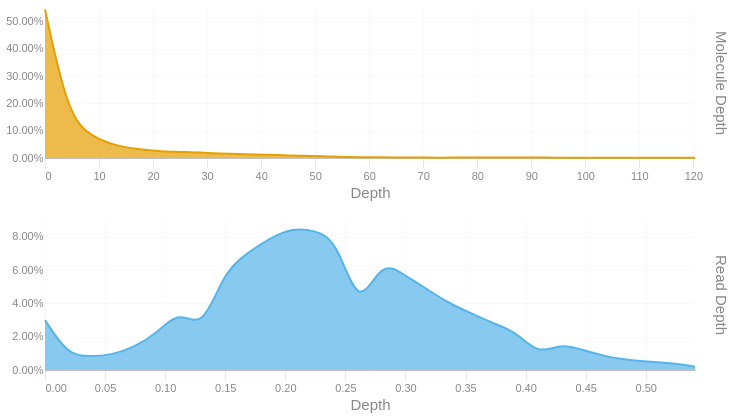

This figure's notebook cell:
### Code cell
readdep = depth_hist(tb['Read Depth'], q99, 3)
readdep = readdep.with_columns(pl.lit('Read Depth').alias('Metric'))
if not SKIPLR:
    moldep = depth_hist(tb['Molecule Depth'], mol_q99, 1)
    moldep = moldep.with_columns(pl.lit('Molecule Depth').alias('Metric'))
    _hist = pl.concat([readdep, moldep])
    _hist = _hist.filter(pl.col('Proportion') != 0)
    with SafeRender(_hist):
        (
            alt.Chart(_hist)        
            .mark_area(interpolate = "basis")
            .encode(
                x=alt.X('Bin:Q').scale(domainMin=0).axis(alt.Axis(title='Depth')),
                y = alt.Y('Proportion:Q', title = None).axis(format = '.2%'),
                color = alt.Color('Metric:N').legend(None),
                row = alt.Row("Metric:N").header(title = None, labelOrient = 'right'),
                tooltip = [
                    alt.Tooltip("Metric:N", title = "Metric"),
                    alt.Tooltip('Interval:N', title = "Depth Interval"),
                    alt.Tooltip('Proportion:Q', title = "% Alignments").format('.2%')
                ]
            )
            .resolve_scale(x='independent', y='independent')
            .properties(
                height = 150, width = 650,
                usermeta={'embedOptions': {'downloadFileName': f'{samplename}.depth.hist'}}
            )
        ).display()
else:
    readdep = readdep.filter(pl.col('Proportion') != 0)
    with SafeRender(readdep):
        (
            alt.Chart(readdep)        
            .mark_area(interpolate = "basis")
            .encode(
                x=alt.X('Bin:Q').scale(domainMin=0).axis(alt.Axis(title='Depth')),
                y = alt.Y('Proportion:Q', title = None).axis(format = '.2%'),
                tooltip = [
                    alt.Tooltip('Interval:N', title = "Depth Interval"),
                    alt.Tooltip('Proportion:Q', title = "% Alignments").format('.2%')
                ]
            )
            .properties(
                usermeta={'embedOptions': {'downloadFileName': f'{samplename}.depth.hist'}}
            )
        ).display()

### Figure 1 — Vega-Lite specification as saved in the notebook (floating-point values rounded to 4 significant figures)
{"width": 650, "height": 150, "config": {"title": {"anchor": "start", "dy": -15, "fontSize": 18, "color": "#888888", "subtitleColor": "#888888", "subtitleFontSize": 14}, "arc": {"fill": "#0072B2"}, "axis": {"domainColor": "#888888", "domainWidth": 0.5, "gridWidth": 0.2, "grid": false, "titleFontWeight": 400, "titleFontSize": 15, "labelFontSize": 11, "labelColor": "#888888", "tickColor": "#888888", "tickWidth": 0.2, "titleColor": "#888888"}, "axisBand": {"grid": false}, "axisX": {"grid": true, "tickSize": 10, "domainCap": "round"}, "axisY": {"domain": false, "grid": true, "tickSize": 0, "domainCap": "round"}, "background": "transparent", "header": {"labelFontSize": 15, "labelColor": "#888888", "titleFontSize": 15, "titleFontWeight": 600, "titleColor": "#888888"}, "legend": {"labelFont": "sans-serif", "labelFontSize": 12, "labelColor": "#888888", "symbolSize": 100, "symbolType": "circle", "titleFontSize": 12, "titlePadding": 10, "titleColor": "#888888", "title": null}, "range": {"category": ["#E69F00", "#56B4E9", "#009E73", "#F0E442", "#0072B2", "#D55E00", "#CC79A7", "#000000"], "diverging": ["#cfe8f3", "#a2d4ec", "#73bfe2", "#46abdb", "#1696d2", "#12719e"]}, "area": {"fill": "#0072B2", "fillOpacity": 0.7, "line": true, "strokeOpacity": 0.7}, "line": {"color": "#0072B2", "stroke": "#0072B2", "strokeWidth": 2}, "trail": {"color": "#0072B2", "stroke": "#0072B2", "strokeWidth": 0, "size": 1}, "point": {"filled": true, "fillOpacity": 1.0, "size": 95}, "text": {"color": "#888888", "fontSize": 11, "align": "right", "fontWeight": 400, "size": 11}, "bar": {"fill": "#0072B2", "stroke": null}, "view": {"stroke": null, "continuousWidth": 660, "continuousHeight": 400}}, "data": {"name": "data-7458a5638e53898f8084dda45b0b195b"}, "mark": {"type": "area", "interpolate": "basis"}, "encoding": {"color": {"field": "Metric", "legend": null, "type": "nominal"}, "row": {"field": "Metric", "header": {"title": null, "labelOrient": "right"}, "type": "nominal"}, "tooltip": [{"field": "Metric", "title": "Metric", "type": "nominal"}, {"field": "Interval", "title": "Depth Interval", "type": "nominal"}, {"field": "Proportion", "format": ".2%", "title": "% Alignments", "type": "quantitative"}], "x": {"axis": {"title": "Depth"}, "field": "Bin", "scale": {"domainMin": 0}, "type": "quantitative"}, "y": {"axis": {"format": ".2%"}, "field": "Proportion", "title": null, "type": "quantitative"}}, "resolve": {"scale": {"x": "independent", "y": "independent"}}, "usermeta": {"embedOptions": {"downloadFileName": "S1_Musquodoboit_005.depth.hist"}}, "$schema": "https://vega.github.io/schema/vega-lite/v6.1.0.json", "datasets": {"data-7458a5638e53898f8084dda45b0b195b": [{"Bin": 0.0, "Interval": "0.0-0.019", "Proportion": 0.03, "Metric": "Read Depth"}, {"Bin": 0.019, "Interval": "0.019-0.037", "Proportion": 0.009, "Metric": "Read Depth"}, {"Bin": 0.037, "Interval": "0.037-0.056", "Proportion": 0.008, "Metric": "Read Depth"}, {"Bin": 0.056, "Interval": "0.056-0.075", "Proportion": 0.009, "Metric": "Read Depth"}, {"Bin": 0.075, "Interval": "0.075-0.093", "Proportion": 0.014, "Metric": "Read Depth"}, {"Bin": 0.093, "Interval": "0.093-0.112", "Proportion": 0.022, "Metric": "Read Depth"}, {"Bin": 0.112, "Interval": "0.112-0.131", "Proportion": 0.036, "Metric": "Read Depth"}, {"Bin": 0.131, "Interval": "0.131-0.149", "Proportion": 0.024, "Metric": "Read Depth"}, {"Bin": 0.149, "Interval": "0.149-0.168", "Proportion": 0.059, "Metric": "Read Depth"}, {"Bin": 0.168, "Interval": "0.168-0.187", "Proportion": 0.07, "Metric": "Read Depth"}, {"Bin": 0.187, "Interval": "0.187-0.205", "Proportion": 0.079, "Metric": "Read Depth"}, {"Bin": 0.205, "Interval": "0.205-0.224", "Proportion": 0.085, "Metric": "Read Depth"}, {"Bin": 0.224, "Interval": "0.224-0.243", "Proportion": 0.084, "Metric": "Read Depth"}, {"Bin": 0.243, "Interval": "0.243-0.261", "Proportion": 0.078, "Metric": "Read Depth"}, {"Bin": 0.261, "Interval": "0.261-0.28", "Proportion": 0.035, "Metric": "Read Depth"}, {"Bin": 0.28, "Interval": "0.28-0.299", "Proportion": 0.066, "Metric": "Read Depth"}, {"Bin": 0.299, "Interval": "0.299-0.317", "Proportion": 0.057, "Metric": "Read Depth"}, {"Bin": 0.317, "Interval": "0.317-0.336", "Proportion": 0.049, "Metric": "Read Depth"}, {"Bin": 0.336, "Interval": "0.336-0.355", "Proportion": 0.04, "Metric": "Read Depth"}, {"Bin": 0.355, "Interval": "0.355-0.373", "Proportion": 0.034, "Metric": "Read Depth"}, {"Bin": 0.373, "Interval": "0.373-0.392", "Proportion": 0.028, "Metric": "Read Depth"}, {"Bin": 0.392, "Interval": "0.392-0.411", "Proportion": 0.023, "Metric": "Read Depth"}, {"Bin": 0.411, "Interval": "0.411-0.429", "Proportion": 0.009, "Metric": "Read Depth"}, {"Bin": 0.429, "Interval": "0.429-0.448", "Proportion": 0.016, "Metric": "Read Depth"}, {"Bin": 0.448, "Interval": "0.448-0.467", "Proportion": 0.012, "Metric": "Read Depth"}, {"Bin": 0.467, "Interval": "0.467-0.485", "Proportion": 0.008, "Metric": "Read Depth"}, {"Bin": 0.485, "Interval": "0.485-0.504", "Proportion": 0.006, "Metric": "Read Depth"}, {"Bin": 0.504, "Interval": "0.504-0.523", "Proportion": 0.005, "Metric": "Read Depth"}, {"Bin": 0.523, "Interval": "0.523-0.541", "Proportion": 0.004, "Metric": "Read Depth"}, {"Bin": 0.541, "Interval": "0.541-0.56", "Proportion": 0.002, "Metric": "Read Depth"}, {"Bin": 0.0, "Interval": "0.0-4.3", "Proportion": 0.545, "Metric": "Molecule Depth"}, {"Bin": 4.3, "Interval": "4.3-8.6", "Proportion": 0.153, "Metric": "Molecule Depth"}, {"Bin": 8.6, "Interval": "8.6-12.9", "Proportion": 0.079, "Metric": "Molecule Depth"}, {"Bin": 12.9, "Interval": "12.9-17.2", "Proportion": 0.046, "Metric": "Molecule Depth"}, {"Bin": 17.2, "Interval": "17.2-21.5", "Proportion": 0.032, "Metric": "Molecule Depth"}, {"Bin": 21.5, "Interval": "21.5-25.8", "Proportion": 0.024, "Metric": "Molecule Depth"}, {"Bin": 25.8, "Interval": "25.8-30.1", "Proportion": 0.023, "Metric": "Molecule Depth"}, {"Bin": 30.1, "Interval": "30.1-34.4", "Proportion": 0.018, "Metric": "Molecule Depth"}, {"Bin": 34.4, "Interval": "34.4-38.7", "Proportion": 0.015, "Metric": "Molecule Depth"}, {"Bin": 38.7, "Interval": "38.7-43.0", "Proportion": 0.013, "Metric": "Molecule Depth"}, {"Bin": 43.0, "Interval": "43.0-47.2", "Proportion": 0.011, "Metric": "Molecule Depth"}, {"Bin": 47.2, "Interval": "47.2-51.5", "Proportion": 0.008, "Metric": "Molecule Depth"}, {"Bin": 51.5, "Interval": "51.5-55.8", "Proportion": 0.007, "Metric": "Molecule Depth"}, {"Bin": 55.8, "Interval": "55.8-60.1", "Proportion": 0.003, "Metric": "Molecule Depth"}, {"Bin": 60.1, "Interval": "60.1-64.4", "Proportion": 0.003, "Metric": "Molecule Depth"}, {"Bin": 64.4, "Interval": "64.4-68.7", "Proportion": 0.002, "Metric": "Molecule Depth"}, {"Bin": 68.7, "Interval": "68.7-73.0", "Proportion": 0.002, "Metric": "Molecule Depth"}, {"Bin": 73.0, "Interval": "73.0-77.3", "Proportion": 0.001, "Metric": "Molecule Depth"}, {"Bin": 77.3, "Interval": "77.3-81.6", "Proportion": 0.002, "Metric": "Molecule Depth"}, {"Bin": 81.6, "Interval": "81.6-85.9", "Proportion": 0.002, "Metric": "Molecule Depth"}, {"Bin": 85.9, "Interval": "85.9-90.2", "Proportion": 0.002, "Metric": "Molecule Depth"}, {"Bin": 90.2, "Interval": "90.2-94.5", "Proportion": 0.002, "Metric": "Molecule Depth"}, {"Bin": 94.5, "Interval": "94.5-98.8", "Proportion": 0.001, "Metric": "Molecule Depth"}, {"Bin": 98.8, "Interval": "98.8-103.1", "Proportion": 0.001, "Metric": "Molecule Depth"}, {"Bin": 103.1, "Interval": "103.1-107.4", "Proportion": 0.001, "Metric": "Molecule Depth"}, {"Bin": 107.4, "Interval": "107.4-111.7", "Proportion": 0.001, "Metric": "Molecule Depth"}, {"Bin": 116.0, "Interval": "116.0-120.3", "Proportion": 0.001, "Metric": "Molecule Depth"}, {"Bin": 120.3, "Interval": "120.3-124.6", "Proportion": 0.001, "Metric": "Molecule Depth"}]}}
